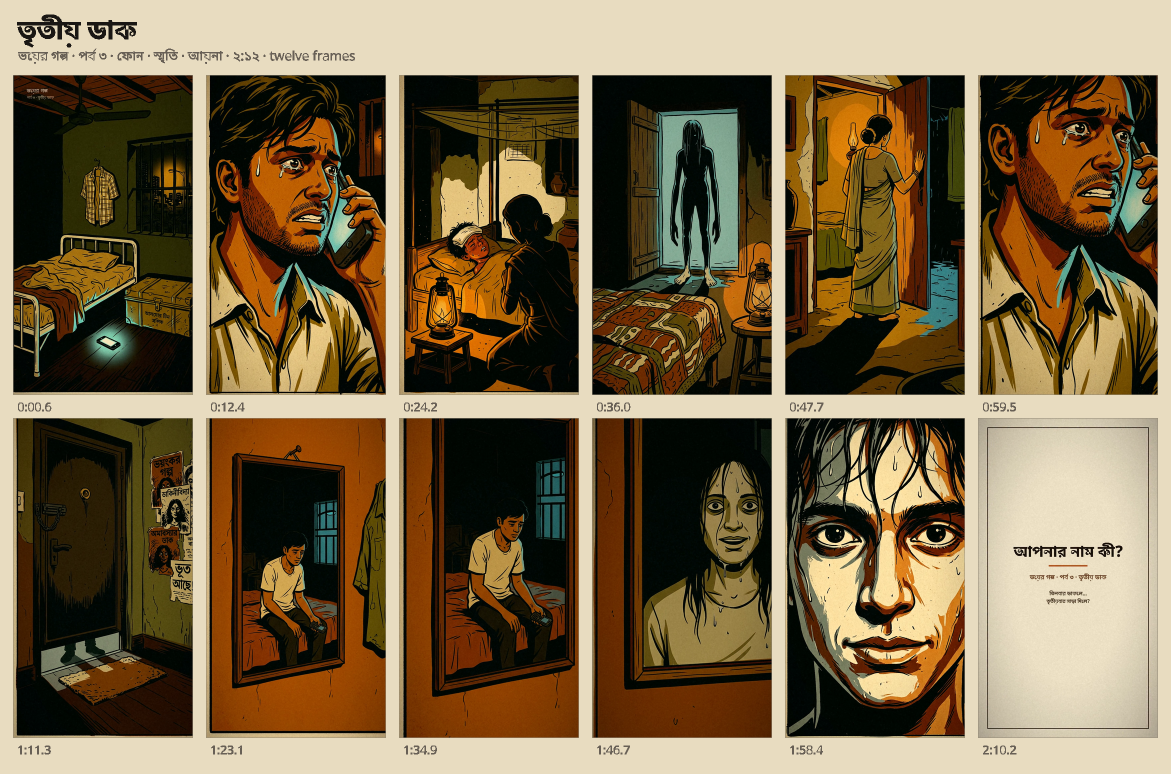
#> input picture horror-story-03-teesri-dak/horror-story-03-teesri-dak-contact.png, 2342 x 1548 px (shown at 1/2 size)
$ python knock.py horror-story-03-teesri-dak-contact.png horror-story-03-teesri-dak-contact.png
#> lines starting #> are read from the running program, lines starting #| are printed output that depends on the picture; after the words box and inside, x2 and y2 are one past the last pixel; in counts of white or black regions, pixels touching at a corner belong together
"""Turn one raw plate into a cut-out PNG on a solid alpha (same rules as sheets.py)."""
import sys
import numpy as np
from PIL import Image, ImageDraw, ImageFilter

BG = (243, 232, 200)


def knock(path, out):
#> called with path = 'horror-story-03-teesri-dak-contact.png', out = 'horror-story-03-teesri-dak-contact.png'
    im = Image.open(path).convert("RGB")
#> im is the input picture: PIL image 2342x1548 RGB; mean R, G, B 122.9, 104, 72.8
    a = np.asarray(im).astype(np.int16)
    # the field colour is whatever the corners are — do not assume the palette
    k = max(4, min(im.size) // 30)
#> k = 51
    corners = np.concatenate([a[:k, :k].reshape(-1, 3), a[:k, -k:].reshape(-1, 3),
                              a[-k:, :k].reshape(-1, 3), a[-k:, -k:].reshape(-1, 3)])
    bgc = np.median(corners, axis=0)
#> bgc = [232, 220, 192]
    m = (np.abs(a - bgc).max(axis=2) > 9).astype(np.uint8) * 255
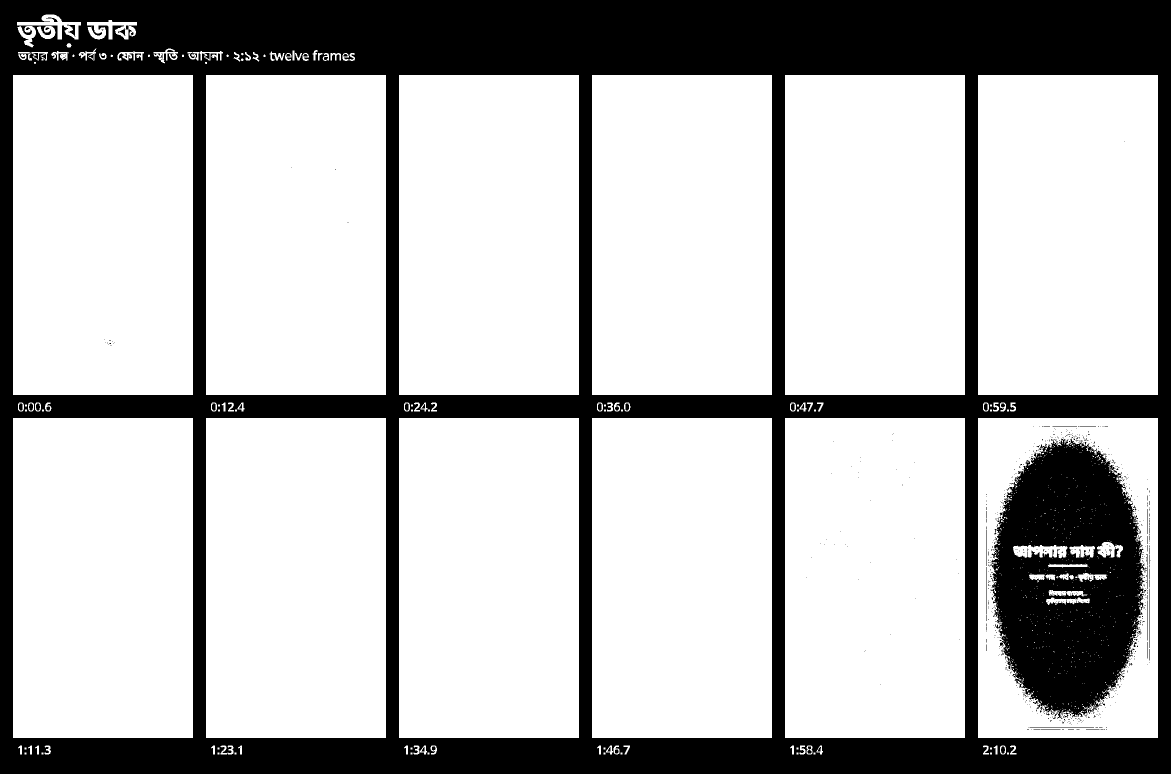
#> m: shape (1548, 2342) (shown at 1/2 size); 73.3% white; 710 black regions (650 under 20 px), largest, box (x1, y1, x2, y2) and area: (0, 0, 2342, 1548) 842495, (1981, 877, 2290, 1438) 119336, (134, 49, 151, 73) 158
    mask = Image.fromarray(m, "L").copy()
    ImageDraw.floodfill(mask, (0, 0), 128, thresh=20)
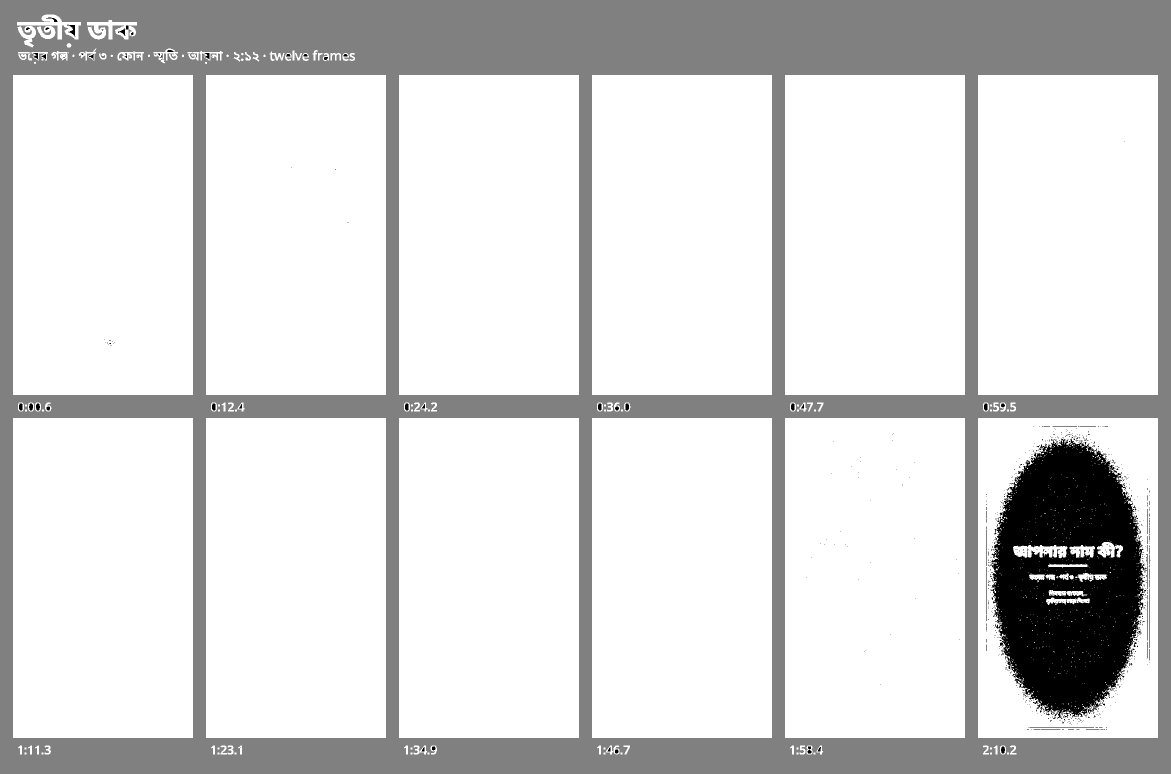
#> mask: PIL image 2342x1548 L (shown at 1/2 size); min 0, max 255, mean 216.7
    alpha = np.where(np.asarray(mask) == 128, 0, 255).astype(np.uint8)
#> alpha: shape (1548, 2342); 76.8% white; 1 black region, box (x1, y1, x2, y2) and area: (0, 0, 2342, 1548) 842374
    alpha = np.asarray(Image.fromarray(alpha, "L").filter(ImageFilter.GaussianBlur(0.7)))
    # A plate's off-register halo is drawn *inside* the ink line, so the flood fill cannot
    # reach it: kill thin bands that sit within a few steps of the field colour. Wide areas
    # of the same colour (a cream smock) survive the erosion, thin rings do not.
    halo = "--no-halo" not in sys.argv
    near = (np.abs(a - bgc).max(axis=2) < 22).astype(np.uint8) if halo else np.zeros(a.shape[:2], np.uint8)
#> near: shape (1548, 2342); values 0 (black) and 1 (white), 28.1% white; 1441 white regions (1389 under 20 px), largest, box (x1, y1, x2, y2) and area: (0, 0, 2342, 1548) 842495, (1976, 857, 2296, 1456) 163218, (2298, 940, 2315, 1380) 2730
    er = near.copy()
    if halo:
        for _ in range(4):
            er = er & np.roll(er, 1, 0) & np.roll(er, -1, 0) & np.roll(er, 1, 1) & np.roll(er, -1, 1)
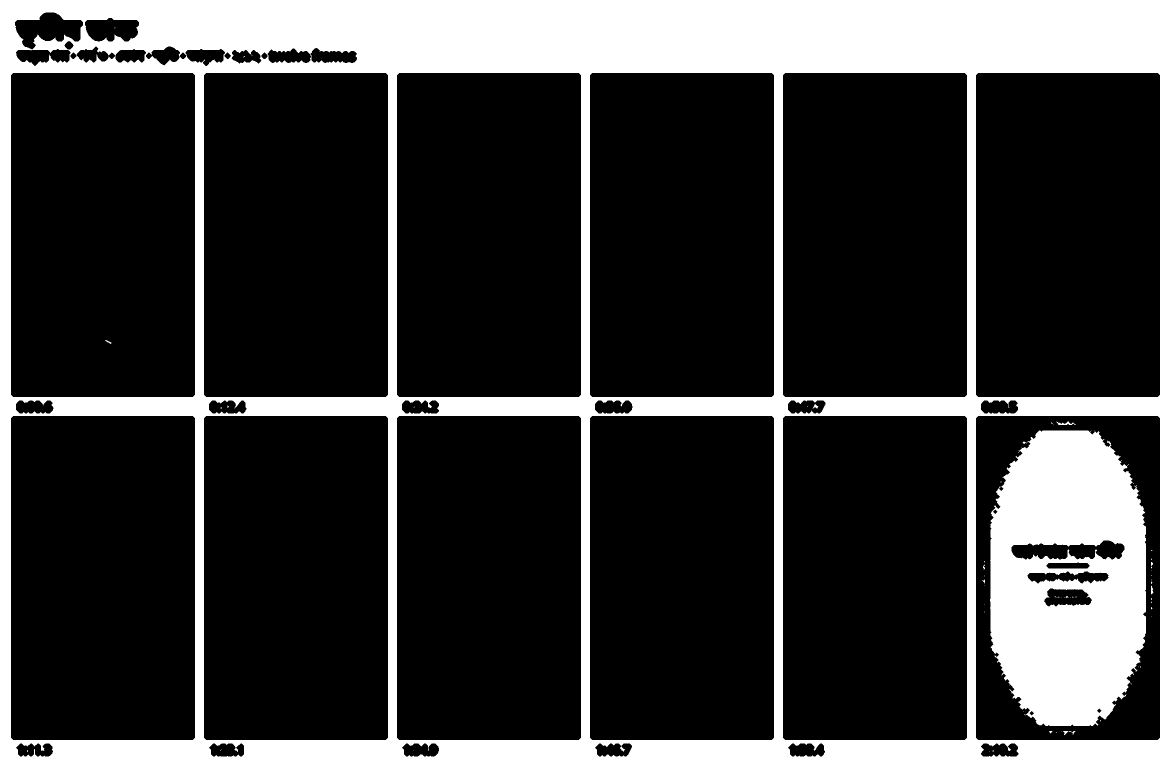
#> er: shape (1548, 2342) (shown at 1/2 size); values 0 (black) and 1 (white), 23.9% white; 59 white regions (47 under 20 px), largest, box (x1, y1, x2, y2) and area: (0, 0, 2342, 1548) 721588, (1980, 861, 2292, 1452) 143493, (2113, 842, 2152, 850) 128
    alpha = np.where(er > 0, 0, alpha).astype(np.uint8)

    ys = np.nonzero(alpha > 40)[0]
    xs = np.nonzero(alpha > 40)[1]
    pad = 8
    box = (max(0, xs.min() - pad), max(0, ys.min() - pad),
           min(im.width, xs.max() + pad + 1), min(im.height, ys.max() + pad + 1))
#> box = (17, 20, 2325, 1518)
    im = im.crop(box)
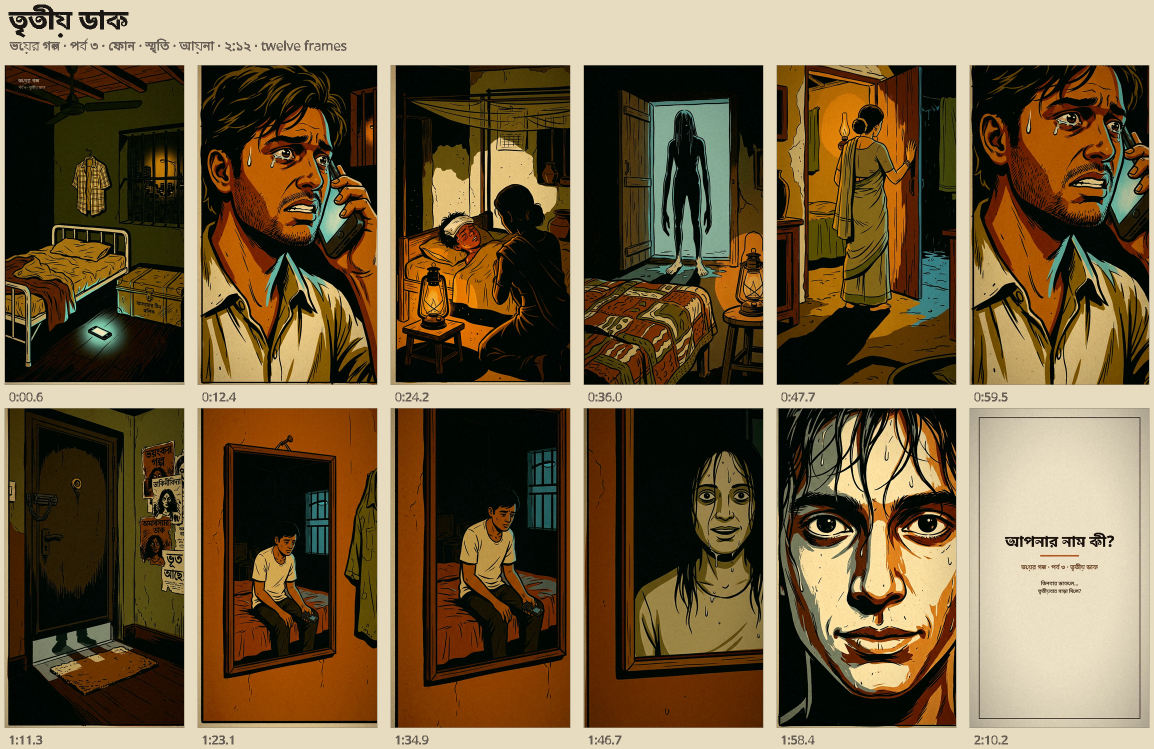
#> im: PIL image 2308x1498 RGB (shown at 1/2 size); mean R, G, B 117.5, 98.4, 67
    alpha = Image.fromarray(alpha).crop(box)
#> alpha: PIL image 2308x1498 L
    rgba = im.convert("RGBA")
    rgba.putalpha(alpha)
    # normalise to 1225 px tall, like the crew plates
    s = 1225 / rgba.height
#> s = 0.818
    rgba = rgba.resize((max(1, int(rgba.width * s)), 1225), Image.LANCZOS)
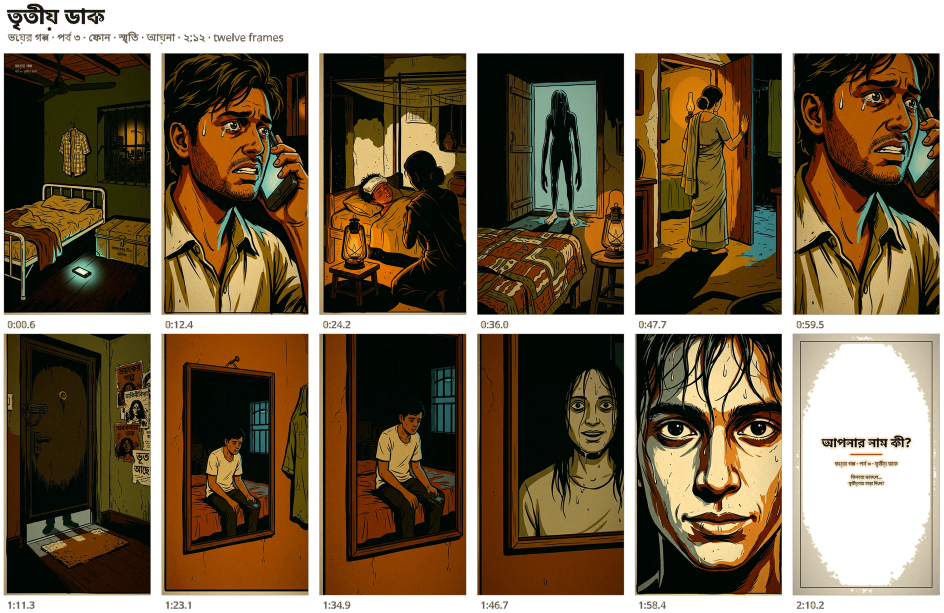
#> rgba: PIL image 1887x1225 RGBA (shown at 1/2 size); mean R, G, B, A 67.8, 51.6, 25.9, 194.6; transparent parts drawn white
    rgba.save(out)
    print(out, rgba.size)
#| horror-story-03-teesri-dak-contact.png (1887, 1225)


if __name__ == "__main__":
    knock(sys.argv[1], sys.argv[2])
